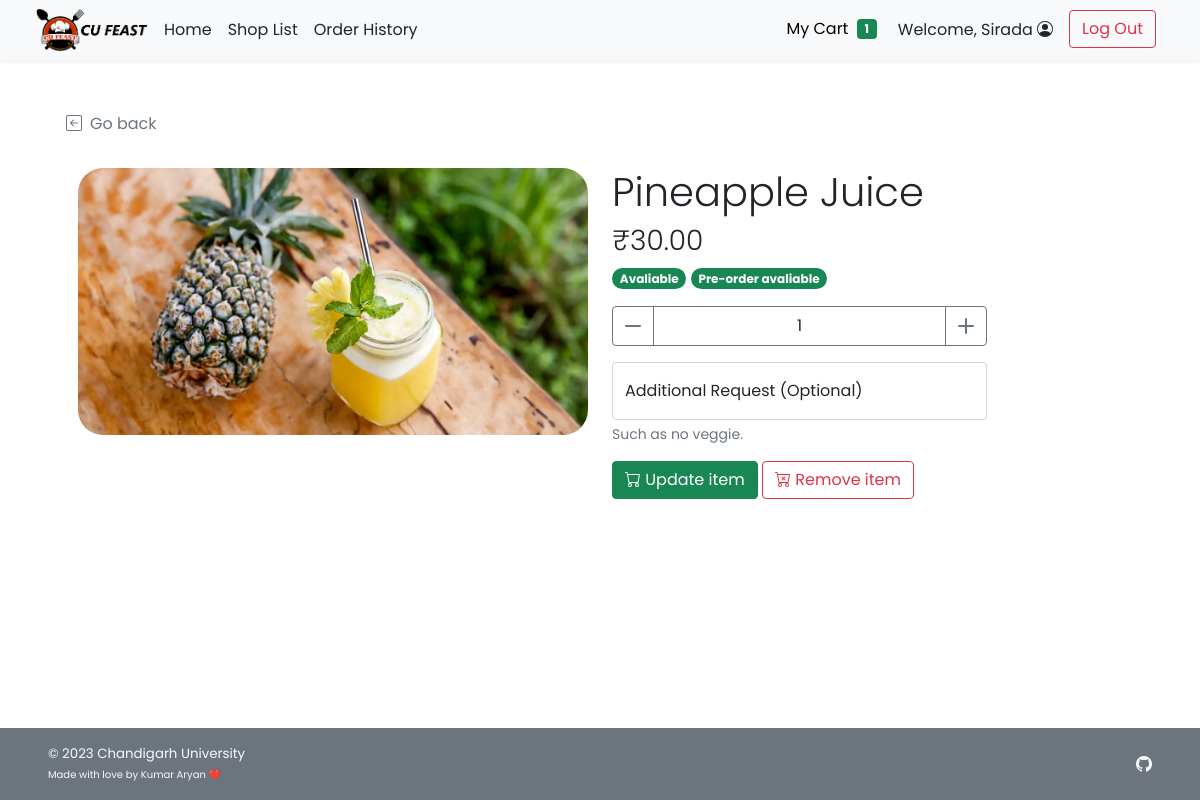
/cust_update_cart.php?s_id=2&f_id=12 (signed in), run on the app's committed database.
### tables this page shows
CREATE TABLE `food` (
  `f_id` int(11) NOT NULL,
  `s_id` int(11) NOT NULL,
  `f_name` varchar(100) NOT NULL,
  `f_price` decimal(6,2) NOT NULL,
  `f_todayavail` tinyint(4) NOT NULL DEFAULT 1 COMMENT 'Food is available to order or not',
  `f_preorderavail` tinyint(4) NOT NULL DEFAULT 1,
  `f_pic` text DEFAULT NULL
);

CREATE TABLE `cart` (
  `ct_id` int(11) NOT NULL,
  `c_id` int(11) NOT NULL,
  `s_id` int(11) NOT NULL,
  `f_id` int(11) NOT NULL,
  `ct_amount` int(11) NOT NULL,
  `ct_note` text NOT NULL
);

### cust_update_cart.php (the view, shortened to what this page needs)
<!DOCTYPE html>
<html lang="en">
<head>
    <?php
    include("conn_db.php");
    include('head.php');
    ?>
    <link href="css/main.css" rel="stylesheet">
    <link href="css/menu.css" rel="stylesheet">
</head>
<body class="d-flex flex-column h-100">
    <?php
        include('nav_header.php');
        $s_id = $_GET["s_id"];
        $f_id = $_GET["f_id"];
        $query = "SELECT * FROM food WHERE s_id = {$s_id} AND f_id = {$f_id} LIMIT 0,1";
        $result = $mysqli -> query($query);
        $food_row = $result -> fetch_array();
    ?>
    <div class="container px-5 py-4" id="shop-body">
    <div class="row my-4">
            <a class="nav nav-item text-decoration-none text-muted mb-2" href="#" onclick="history.back();">
                <i class="bi bi-arrow-left-square me-2"></i>Go back
            </a>
        </div>
        <div class="row row-cols-1 row-cols-md-2 mb-5">
            <div class="col mb-3 mb-md-0">
                <img
                    <?php
                        if(is_null($food_row["f_pic"])){echo "src='img/default.png'";}
                        else{echo "src=\"img/{$food_row['f_pic']}\"";}
                    ?>
                    class="img-fluid rounded-25 float-start"
                    alt="<?php echo $food_row["f_name"]?>">
            </div>
            <div class="col text-wrap">
                <h1 class="fw-light"><?php echo $food_row["f_name"]?></h1>
                <h3 class="fw-light">₹<?php echo $food_row["f_price"]?></h3>
                <ul class="list-unstyled mb-3 mb-md-0">
                    <li class="my-2">
                        <?php if($food_row["f_todayavail"]==1){ ?>
                        <span class="badge rounded-pill bg-success">Avaliable</span>
                        <?php }else{ ?>
                        <span class="badge rounded-pill bg-danger">Unavaliable</span>
                        <?php }
                            if($food_row["f_preorderavail"]==1){?>
                        <span class="badge rounded-pill bg-success">Pre-order avaliable</span>
                        <?php }else{ ?>
                        <span class="badge rounded-pill bg-danger">Pre-order Unavaliable</span>
                        <?php }?>
                    </li>
                </ul>
                <?php
                    $ci_query = "SELECT ct_amount,ct_note FROM cart WHERE c_id = {$_SESSION['cid']} AND f_id = {$f_id} AND s_id = {$s_id}";
                    $ci_arr = $mysqli -> query($ci_query) -> fetch_array();
                ?>
                <div class="form-amount">
                    <form class="mt-3" method="POST" action="cust_update_cart.php">
                        <div class="input-group mb-3">
                            <button id="sub_btn" class="btn btn-outline-secondary" type="button" title="subtract amount"
                                onclick="sub_amt('amount')">
                                <i class="bi bi-dash-lg"></i>
                            </button>
                            <input type="number" class="form-control text-center border-secondary" id="amount"
                                name="amount" value="<?php echo $ci_arr["ct_amount"]?>" min="1" max="99">
                            <button id="add_btn" class="btn btn-outline-secondary" type="button" title="add amount"
                                onclick="add_amt('amount')">
                                <i class="bi bi-plus-lg"></i>
                            </button>
                        </div>
                        <div class="form-floating mb-3">
                            <input type="text" class="form-control" id="addrequest" name="request" value="<?php echo $ci_arr["ct_note"]?>" placeholder=" ">
                            <label for="addrequest" class="d-inline-text">Additional Request (Optional)</label>
                            <div id="addrequest_helptext" class="form-text">
                                Such as no veggie.
                            </div>
                        </div>
                        <div class="d-grid gap-2 d-md-block">
                            <button class="btn btn-success" type="submit" title="Update item" name="upd_item" value="upd">
                                 Update item
                            </button>
                            <button class="btn btn-outline-danger" type="submit" formaction="remove_cart_item.php?rmv=1&s_id=<?php echo $s_id?>&f_id=<?php echo $f_id?>" value="rmv" title="remove from cart" name="rmv_item">
                                 Remove item
                            </button>
                        </div>
                    </form>
                </div>
            </div>
        </div>
    </div>
    <footer
        class="footer d-flex flex-wrap justify-content-between align-items-center px-5 py-3 mt-auto bg-secondary text-light">
        <span class="smaller-font">&copy; 2023 Chandigarh University<br /><span class="xsmall-font">Made with love by Kumar Aryan ❤️</span></span>
        <ul class="nav justify-content-end list-unstyled d-flex">
            <li class="ms-3"><a class="text-light" target="_blank" href="https://github.com/kumararyan0530"><i
                        class="bi bi-github"></i></a></li>
        </ul>
    </footer>
</body>
</html>

### css/main.css (style rules this page uses)
html { height: 100%; }
body { height: 100%; padding-top: 4rem; margin-bottom: -50px; font-family: 'Poppins', 'Noto Sans Thai', sans-serif; }
a { cursor: pointer; }
.bi { vertical-align: -.125em; fill: currentColor; }
.smaller-font { font-size: smaller; }
.xsmall-font { font-size: x-small; }
.rounded-25 { border-radius: 25px; }

### css/menu.css (style rules this page uses)
html, body { height: 100%; }
input[type=number] { -moz-appearance: textfield; }
.form-amount { max-width: 375px; }

### data on the page
food: f_pic (picture), f_name "Pineapple Juice", f_price "30.00"
cart: amount "1"

### other printed values
$incart_amt "1"
$_SESSION['firstname'] "Sirada"
